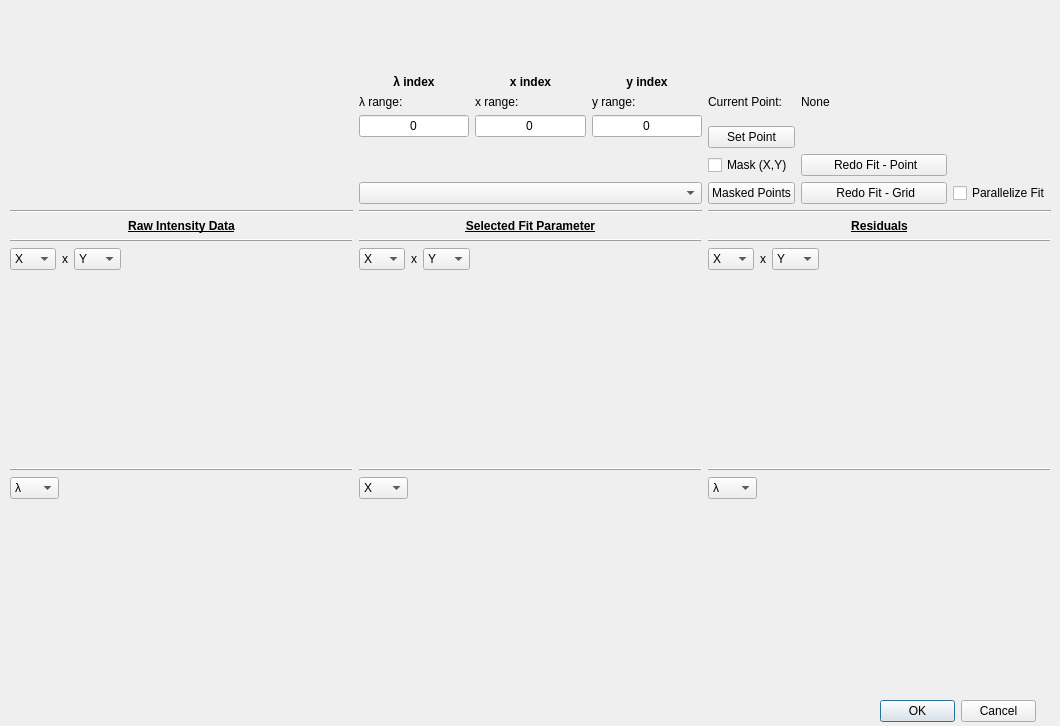
<?xml version="1.0" encoding="UTF-8"?>
<ui version="4.0">
 <class>Dialog</class>
 <widget class="QDialog" name="Dialog">
  <property name="geometry">
   <rect>
    <x>0</x>
    <y>0</y>
    <width>1060</width>
    <height>726</height>
   </rect>
  </property>
  <property name="windowTitle">
   <string>Dialog</string>
  </property>
  <widget class="QWidget" name="layoutWidget">
   <property name="geometry">
    <rect>
     <x>10</x>
     <y>10</y>
     <width>1041</width>
     <height>681</height>
    </rect>
   </property>
   <layout class="QGridLayout" name="gridLayout_main" rowstretch="1,1,1" columnstretch="1,1,1" rowminimumheight="0,0,0">
    <item row="1" column="1">
     <layout class="QVBoxLayout" name="verticalLayout_selectvar_slice" stretch="0,0,1">
      <item>
       <widget class="Line" name="line_2">
        <property name="frameShadow">
         <enum>QFrame::Raised</enum>
        </property>
        <property name="orientation">
         <enum>Qt::Horizontal</enum>
        </property>
       </widget>
      </item>
      <item>
       <layout class="QHBoxLayout" name="horizontalLayout_2" stretch="1,0,1,5">
        <item>
         <widget class="QComboBox" name="comboBox_selectvar_slice_varx">
          <item>
           <property name="text">
            <string>X</string>
           </property>
          </item>
          <item>
           <property name="text">
            <string>Y</string>
           </property>
          </item>
         </widget>
        </item>
        <item>
         <widget class="QLabel" name="label_var_x_var_2">
          <property name="text">
           <string>x</string>
          </property>
          <property name="alignment">
           <set>Qt::AlignCenter</set>
          </property>
         </widget>
        </item>
        <item>
         <widget class="QComboBox" name="comboBox_selectvar_slice_vary">
          <property name="currentText">
           <string>Y</string>
          </property>
          <property name="currentIndex">
           <number>1</number>
          </property>
          <item>
           <property name="text">
            <string>X</string>
           </property>
          </item>
          <item>
           <property name="text">
            <string>Y</string>
           </property>
          </item>
         </widget>
        </item>
        <item>
         <spacer name="horizontalSpacer_3">
          <property name="orientation">
           <enum>Qt::Horizontal</enum>
          </property>
          <property name="sizeHint" stdset="0">
           <size>
            <width>40</width>
            <height>20</height>
           </size>
          </property>
         </spacer>
        </item>
       </layout>
      </item>
      <item>
       <widget class="PlotWidget" name="graph_selectvar_slice" native="true"/>
      </item>
     </layout>
    </item>
    <item row="1" column="0">
     <layout class="QVBoxLayout" name="verticalLayout_origdata_slice" stretch="0,0,1">
      <item>
       <widget class="Line" name="line">
        <property name="frameShadow">
         <enum>QFrame::Raised</enum>
        </property>
        <property name="orientation">
         <enum>Qt::Horizontal</enum>
        </property>
       </widget>
      </item>
      <item>
       <layout class="QHBoxLayout" name="horizontalLayout" stretch="1,0,1,5">
        <item>
         <widget class="QComboBox" name="comboBox_origdata_slice_varx">
          <property name="currentText">
           <string>X</string>
          </property>
          <property name="currentIndex">
           <number>0</number>
          </property>
          <item>
           <property name="text">
            <string>X</string>
           </property>
          </item>
          <item>
           <property name="text">
            <string>Y</string>
           </property>
          </item>
          <item>
           <property name="text">
            <string>λ</string>
           </property>
          </item>
         </widget>
        </item>
        <item>
         <widget class="QLabel" name="label_var_x_var_1">
          <property name="text">
           <string>x</string>
          </property>
          <property name="alignment">
           <set>Qt::AlignCenter</set>
          </property>
         </widget>
        </item>
        <item>
         <widget class="QComboBox" name="comboBox_origdata_slice_vary">
          <property name="currentText">
           <string>Y</string>
          </property>
          <property name="currentIndex">
           <number>1</number>
          </property>
          <item>
           <property name="text">
            <string>X</string>
           </property>
          </item>
          <item>
           <property name="text">
            <string>Y</string>
           </property>
          </item>
          <item>
           <property name="text">
            <string>λ</string>
           </property>
          </item>
         </widget>
        </item>
        <item>
         <spacer name="horizontalSpacer_2">
          <property name="orientation">
           <enum>Qt::Horizontal</enum>
          </property>
          <property name="sizeHint" stdset="0">
           <size>
            <width>40</width>
            <height>20</height>
           </size>
          </property>
         </spacer>
        </item>
       </layout>
      </item>
      <item>
       <widget class="PlotWidget" name="graph_origdata_slice" native="true"/>
      </item>
     </layout>
    </item>
    <item row="1" column="2">
     <layout class="QVBoxLayout" name="verticalLayout_residuals_slice" stretch="0,0,1">
      <item>
       <widget class="Line" name="line_3">
        <property name="frameShadow">
         <enum>QFrame::Raised</enum>
        </property>
        <property name="orientation">
         <enum>Qt::Horizontal</enum>
        </property>
       </widget>
      </item>
      <item>
       <layout class="QHBoxLayout" name="horizontalLayout_3" stretch="1,0,1,5">
        <item>
         <widget class="QComboBox" name="comboBox_residuals_slice_varx">
          <item>
           <property name="text">
            <string>X</string>
           </property>
          </item>
          <item>
           <property name="text">
            <string>Y</string>
           </property>
          </item>
          <item>
           <property name="text">
            <string>λ</string>
           </property>
          </item>
         </widget>
        </item>
        <item>
         <widget class="QLabel" name="label_var_x_var_3">
          <property name="text">
           <string>x</string>
          </property>
          <property name="alignment">
           <set>Qt::AlignCenter</set>
          </property>
         </widget>
        </item>
        <item>
         <widget class="QComboBox" name="comboBox_residuals_slice_vary">
          <property name="currentText">
           <string>Y</string>
          </property>
          <property name="currentIndex">
           <number>1</number>
          </property>
          <item>
           <property name="text">
            <string>X</string>
           </property>
          </item>
          <item>
           <property name="text">
            <string>Y</string>
           </property>
          </item>
          <item>
           <property name="text">
            <string>λ</string>
           </property>
          </item>
         </widget>
        </item>
        <item>
         <spacer name="horizontalSpacer_4">
          <property name="orientation">
           <enum>Qt::Horizontal</enum>
          </property>
          <property name="sizeHint" stdset="0">
           <size>
            <width>40</width>
            <height>20</height>
           </size>
          </property>
         </spacer>
        </item>
       </layout>
      </item>
      <item>
       <widget class="PlotWidget" name="graph_residuals_slice" native="true"/>
      </item>
     </layout>
    </item>
    <item row="2" column="0">
     <layout class="QVBoxLayout" name="verticalLayout_origdata_line" stretch="0,0,1">
      <item>
       <widget class="Line" name="line_5">
        <property name="frameShadow">
         <enum>QFrame::Raised</enum>
        </property>
        <property name="orientation">
         <enum>Qt::Horizontal</enum>
        </property>
       </widget>
      </item>
      <item>
       <layout class="QHBoxLayout" name="horizontalLayout_5" stretch="1,6">
        <item>
         <widget class="QComboBox" name="comboBox_origdata_line_varx">
          <property name="currentText">
           <string>λ</string>
          </property>
          <property name="currentIndex">
           <number>2</number>
          </property>
          <item>
           <property name="text">
            <string>X</string>
           </property>
          </item>
          <item>
           <property name="text">
            <string>Y</string>
           </property>
          </item>
          <item>
           <property name="text">
            <string>λ</string>
           </property>
          </item>
         </widget>
        </item>
        <item>
         <spacer name="horizontalSpacer_6">
          <property name="orientation">
           <enum>Qt::Horizontal</enum>
          </property>
          <property name="sizeHint" stdset="0">
           <size>
            <width>40</width>
            <height>20</height>
           </size>
          </property>
         </spacer>
        </item>
       </layout>
      </item>
      <item>
       <widget class="PlotWidget" name="graph_origdata_line" native="true"/>
      </item>
     </layout>
    </item>
    <item row="2" column="1">
     <layout class="QVBoxLayout" name="verticalLayout_selectvar_line" stretch="0,0,1">
      <item>
       <widget class="Line" name="line_6">
        <property name="frameShadow">
         <enum>QFrame::Raised</enum>
        </property>
        <property name="orientation">
         <enum>Qt::Horizontal</enum>
        </property>
       </widget>
      </item>
      <item>
       <layout class="QHBoxLayout" name="horizontalLayout_6" stretch="1,6">
        <item>
         <widget class="QComboBox" name="comboBox_selectvar_line_varx">
          <property name="currentText">
           <string>X</string>
          </property>
          <property name="currentIndex">
           <number>0</number>
          </property>
          <item>
           <property name="text">
            <string>X</string>
           </property>
          </item>
          <item>
           <property name="text">
            <string>Y</string>
           </property>
          </item>
         </widget>
        </item>
        <item>
         <spacer name="horizontalSpacer_7">
          <property name="orientation">
           <enum>Qt::Horizontal</enum>
          </property>
          <property name="sizeHint" stdset="0">
           <size>
            <width>40</width>
            <height>20</height>
           </size>
          </property>
         </spacer>
        </item>
       </layout>
      </item>
      <item>
       <widget class="PlotWidget" name="graph_selectvar_line" native="true"/>
      </item>
     </layout>
    </item>
    <item row="2" column="2">
     <layout class="QVBoxLayout" name="verticalLayout_residuals_line" stretch="0,0,1">
      <item>
       <widget class="Line" name="line_7">
        <property name="frameShadow">
         <enum>QFrame::Raised</enum>
        </property>
        <property name="orientation">
         <enum>Qt::Horizontal</enum>
        </property>
       </widget>
      </item>
      <item>
       <layout class="QHBoxLayout" name="horizontalLayout_7" stretch="1,6">
        <item>
         <widget class="QComboBox" name="comboBox_residuals_line_varx">
          <property name="currentText">
           <string>λ</string>
          </property>
          <property name="currentIndex">
           <number>2</number>
          </property>
          <item>
           <property name="text">
            <string>X</string>
           </property>
          </item>
          <item>
           <property name="text">
            <string>Y</string>
           </property>
          </item>
          <item>
           <property name="text">
            <string>λ</string>
           </property>
          </item>
         </widget>
        </item>
        <item>
         <spacer name="horizontalSpacer_8">
          <property name="orientation">
           <enum>Qt::Horizontal</enum>
          </property>
          <property name="sizeHint" stdset="0">
           <size>
            <width>40</width>
            <height>20</height>
           </size>
          </property>
         </spacer>
        </item>
       </layout>
      </item>
      <item>
       <widget class="PlotWidget" name="graph_residuals_line" native="true"/>
      </item>
     </layout>
    </item>
    <item row="0" column="1">
     <layout class="QVBoxLayout" name="verticalLayout">
      <item>
       <layout class="QGridLayout" name="gridLayout_indices" rowstretch="0,0,0,0,0">
        <item row="3" column="0">
         <widget class="QLineEdit" name="lambda_index">
          <property name="text">
           <string>0</string>
          </property>
          <property name="alignment">
           <set>Qt::AlignCenter</set>
          </property>
         </widget>
        </item>
        <item row="1" column="0">
         <widget class="QLabel" name="label_lambda">
          <property name="text">
           <string>&lt;html&gt;&lt;head/&gt;&lt;body&gt;&lt;p&gt;&lt;span style=&quot; font-weight:600;&quot;&gt;λ index&lt;/span&gt;&lt;/p&gt;&lt;/body&gt;&lt;/html&gt;</string>
          </property>
          <property name="alignment">
           <set>Qt::AlignCenter</set>
          </property>
         </widget>
        </item>
        <item row="2" column="1">
         <widget class="QLabel" name="label_x_range">
          <property name="text">
           <string>&lt;html&gt;&lt;head/&gt;&lt;body&gt;&lt;p&gt;x range:&lt;/p&gt;&lt;/body&gt;&lt;/html&gt;</string>
          </property>
          <property name="alignment">
           <set>Qt::AlignLeading|Qt::AlignLeft|Qt::AlignVCenter</set>
          </property>
         </widget>
        </item>
        <item row="3" column="1">
         <widget class="QLineEdit" name="x_index">
          <property name="text">
           <string>0</string>
          </property>
          <property name="alignment">
           <set>Qt::AlignCenter</set>
          </property>
         </widget>
        </item>
        <item row="4" column="0">
         <spacer name="verticalSpacer_3">
          <property name="orientation">
           <enum>Qt::Vertical</enum>
          </property>
          <property name="sizeHint" stdset="0">
           <size>
            <width>20</width>
            <height>40</height>
           </size>
          </property>
         </spacer>
        </item>
        <item row="2" column="2">
         <widget class="QLabel" name="label_y_range">
          <property name="text">
           <string>&lt;html&gt;&lt;head/&gt;&lt;body&gt;&lt;p&gt;y range:&lt;/p&gt;&lt;/body&gt;&lt;/html&gt;</string>
          </property>
          <property name="alignment">
           <set>Qt::AlignLeading|Qt::AlignLeft|Qt::AlignVCenter</set>
          </property>
         </widget>
        </item>
        <item row="1" column="1">
         <widget class="QLabel" name="label_x">
          <property name="text">
           <string>&lt;html&gt;&lt;head/&gt;&lt;body&gt;&lt;p&gt;&lt;span style=&quot; font-weight:600;&quot;&gt;x index&lt;/span&gt;&lt;/p&gt;&lt;/body&gt;&lt;/html&gt;</string>
          </property>
          <property name="alignment">
           <set>Qt::AlignCenter</set>
          </property>
         </widget>
        </item>
        <item row="0" column="1">
         <spacer name="verticalSpacer">
          <property name="orientation">
           <enum>Qt::Vertical</enum>
          </property>
          <property name="sizeType">
           <enum>QSizePolicy::Fixed</enum>
          </property>
          <property name="sizeHint" stdset="0">
           <size>
            <width>20</width>
            <height>65</height>
           </size>
          </property>
         </spacer>
        </item>
        <item row="2" column="0">
         <widget class="QLabel" name="label_lambda_range">
          <property name="text">
           <string>&lt;html&gt;&lt;head/&gt;&lt;body&gt;&lt;p&gt;λ range:&lt;/p&gt;&lt;/body&gt;&lt;/html&gt;</string>
          </property>
          <property name="alignment">
           <set>Qt::AlignLeading|Qt::AlignLeft|Qt::AlignVCenter</set>
          </property>
         </widget>
        </item>
        <item row="3" column="2">
         <widget class="QLineEdit" name="y_index">
          <property name="text">
           <string>0</string>
          </property>
          <property name="alignment">
           <set>Qt::AlignCenter</set>
          </property>
         </widget>
        </item>
        <item row="1" column="2">
         <widget class="QLabel" name="label_y">
          <property name="text">
           <string>&lt;html&gt;&lt;head/&gt;&lt;body&gt;&lt;p&gt;&lt;span style=&quot; font-weight:600;&quot;&gt;y index&lt;/span&gt;&lt;/p&gt;&lt;/body&gt;&lt;/html&gt;</string>
          </property>
          <property name="alignment">
           <set>Qt::AlignCenter</set>
          </property>
         </widget>
        </item>
       </layout>
      </item>
      <item>
       <widget class="QComboBox" name="comboBox_centralColumn_displayChoice"/>
      </item>
      <item>
       <widget class="Line" name="line_8">
        <property name="orientation">
         <enum>Qt::Horizontal</enum>
        </property>
       </widget>
      </item>
      <item>
       <widget class="QLabel" name="label_centralColumn">
        <property name="text">
         <string>&lt;html&gt;&lt;head/&gt;&lt;body&gt;&lt;p align=&quot;center&quot;&gt;&lt;span style=&quot; font-weight:600; text-decoration: underline;&quot;&gt;Selected Fit Parameter&lt;/span&gt;&lt;/p&gt;&lt;/body&gt;&lt;/html&gt;</string>
        </property>
       </widget>
      </item>
     </layout>
    </item>
    <item row="0" column="0">
     <layout class="QVBoxLayout" name="verticalLayout_2" stretch="1,0,0">
      <item>
       <widget class="PlotWidget" name="graph_spectra_fit" native="true"/>
      </item>
      <item>
       <widget class="Line" name="line_4">
        <property name="orientation">
         <enum>Qt::Horizontal</enum>
        </property>
       </widget>
      </item>
      <item>
       <widget class="QLabel" name="label_leftColumn">
        <property name="text">
         <string>&lt;html&gt;&lt;head/&gt;&lt;body&gt;&lt;p align=&quot;center&quot;&gt;&lt;span style=&quot; font-weight:600; text-decoration: underline;&quot;&gt;Raw Intensity Data&lt;/span&gt;&lt;/p&gt;&lt;/body&gt;&lt;/html&gt;</string>
        </property>
       </widget>
      </item>
     </layout>
    </item>
    <item row="0" column="2">
     <layout class="QVBoxLayout" name="verticalLayout_3">
      <item>
       <layout class="QGridLayout" name="gridLayout_setPoint" rowstretch="1,0,0,0,0,0" columnstretch="0,1,0">
        <item row="3" column="2">
         <spacer name="horizontalSpacer">
          <property name="orientation">
           <enum>Qt::Horizontal</enum>
          </property>
          <property name="sizeType">
           <enum>QSizePolicy::Minimum</enum>
          </property>
          <property name="sizeHint" stdset="0">
           <size>
            <width>40</width>
            <height>20</height>
           </size>
          </property>
         </spacer>
        </item>
        <item row="5" column="2">
         <widget class="QCheckBox" name="checkBox_fitGridParallel">
          <property name="sizePolicy">
           <sizepolicy hsizetype="Preferred" vsizetype="Fixed">
            <horstretch>0</horstretch>
            <verstretch>0</verstretch>
           </sizepolicy>
          </property>
          <property name="text">
           <string>Parallelize Fit</string>
          </property>
         </widget>
        </item>
        <item row="2" column="1">
         <widget class="QLabel" name="label_current_point_coords">
          <property name="sizePolicy">
           <sizepolicy hsizetype="Preferred" vsizetype="Preferred">
            <horstretch>0</horstretch>
            <verstretch>0</verstretch>
           </sizepolicy>
          </property>
          <property name="text">
           <string>&lt;html&gt;&lt;head/&gt;&lt;body&gt;&lt;p&gt;None&lt;/p&gt;&lt;/body&gt;&lt;/html&gt;</string>
          </property>
          <property name="alignment">
           <set>Qt::AlignLeading|Qt::AlignLeft|Qt::AlignVCenter</set>
          </property>
         </widget>
        </item>
        <item row="4" column="1">
         <widget class="QPushButton" name="button_redoFit_point">
          <property name="text">
           <string> Redo Fit - Point</string>
          </property>
         </widget>
        </item>
        <item row="5" column="1">
         <widget class="QPushButton" name="button_redoFit_grid">
          <property name="text">
           <string> Redo Fit - Grid</string>
          </property>
         </widget>
        </item>
        <item row="3" column="0">
         <widget class="QPushButton" name="button_setPoint">
          <property name="text">
           <string>Set Point</string>
          </property>
         </widget>
        </item>
        <item row="0" column="0">
         <spacer name="verticalSpacer_2">
          <property name="orientation">
           <enum>Qt::Vertical</enum>
          </property>
          <property name="sizeType">
           <enum>QSizePolicy::Fixed</enum>
          </property>
          <property name="sizeHint" stdset="0">
           <size>
            <width>20</width>
            <height>75</height>
           </size>
          </property>
         </spacer>
        </item>
        <item row="2" column="0">
         <widget class="QLabel" name="label_current_point_text">
          <property name="sizePolicy">
           <sizepolicy hsizetype="Preferred" vsizetype="Preferred">
            <horstretch>0</horstretch>
            <verstretch>0</verstretch>
           </sizepolicy>
          </property>
          <property name="text">
           <string>&lt;html&gt;&lt;head/&gt;&lt;body&gt;&lt;p&gt;Current Point:&lt;/p&gt;&lt;/body&gt;&lt;/html&gt;</string>
          </property>
          <property name="alignment">
           <set>Qt::AlignLeading|Qt::AlignLeft|Qt::AlignVCenter</set>
          </property>
         </widget>
        </item>
        <item row="4" column="0">
         <widget class="QCheckBox" name="checkBox_maskPoint">
          <property name="sizePolicy">
           <sizepolicy hsizetype="Preferred" vsizetype="Fixed">
            <horstretch>0</horstretch>
            <verstretch>0</verstretch>
           </sizepolicy>
          </property>
          <property name="text">
           <string>Mask (X,Y)</string>
          </property>
         </widget>
        </item>
        <item row="5" column="0">
         <widget class="QPushButton" name="button_showMaskedPoints">
          <property name="text">
           <string>Masked Points</string>
          </property>
         </widget>
        </item>
       </layout>
      </item>
      <item>
       <widget class="Line" name="line_9">
        <property name="orientation">
         <enum>Qt::Horizontal</enum>
        </property>
       </widget>
      </item>
      <item>
       <widget class="QLabel" name="label_rightColumn">
        <property name="text">
         <string>&lt;html&gt;&lt;head/&gt;&lt;body&gt;&lt;p align=&quot;center&quot;&gt;&lt;span style=&quot; font-weight:600; text-decoration: underline;&quot;&gt;Residuals&lt;/span&gt;&lt;/p&gt;&lt;/body&gt;&lt;/html&gt;</string>
        </property>
       </widget>
      </item>
     </layout>
    </item>
   </layout>
  </widget>
  <widget class="QDialogButtonBox" name="buttonBox">
   <property name="geometry">
    <rect>
     <x>880</x>
     <y>700</y>
     <width>156</width>
     <height>23</height>
    </rect>
   </property>
   <property name="standardButtons">
    <set>QDialogButtonBox::Cancel|QDialogButtonBox::Ok</set>
   </property>
  </widget>
 </widget>
 <customwidgets>
  <customwidget>
   <class>PlotWidget</class>
   <extends>QWidget</extends>
   <header>pyqtgraph</header>
   <container>1</container>
  </customwidget>
 </customwidgets>
 <tabstops>
  <tabstop>lambda_index</tabstop>
  <tabstop>x_index</tabstop>
  <tabstop>y_index</tabstop>
  <tabstop>button_setPoint</tabstop>
  <tabstop>button_redoFit_point</tabstop>
  <tabstop>comboBox_centralColumn_displayChoice</tabstop>
  <tabstop>comboBox_origdata_slice_varx</tabstop>
  <tabstop>comboBox_origdata_slice_vary</tabstop>
  <tabstop>comboBox_selectvar_slice_varx</tabstop>
  <tabstop>comboBox_selectvar_slice_vary</tabstop>
  <tabstop>comboBox_residuals_slice_varx</tabstop>
  <tabstop>comboBox_residuals_slice_vary</tabstop>
  <tabstop>comboBox_origdata_line_varx</tabstop>
  <tabstop>comboBox_selectvar_line_varx</tabstop>
  <tabstop>comboBox_residuals_line_varx</tabstop>
 </tabstops>
 <resources/>
 <connections>
  <connection>
   <sender>buttonBox</sender>
   <signal>accepted()</signal>
   <receiver>Dialog</receiver>
   <slot>accept()</slot>
   <hints>
    <hint type="sourcelabel">
     <x>20</x>
     <y>20</y>
    </hint>
    <hint type="destinationlabel">
     <x>20</x>
     <y>20</y>
    </hint>
   </hints>
  </connection>
  <connection>
   <sender>buttonBox</sender>
   <signal>rejected()</signal>
   <receiver>Dialog</receiver>
   <slot>reject()</slot>
   <hints>
    <hint type="sourcelabel">
     <x>20</x>
     <y>20</y>
    </hint>
    <hint type="destinationlabel">
     <x>20</x>
     <y>20</y>
    </hint>
   </hints>
  </connection>
 </connections>
</ui>
